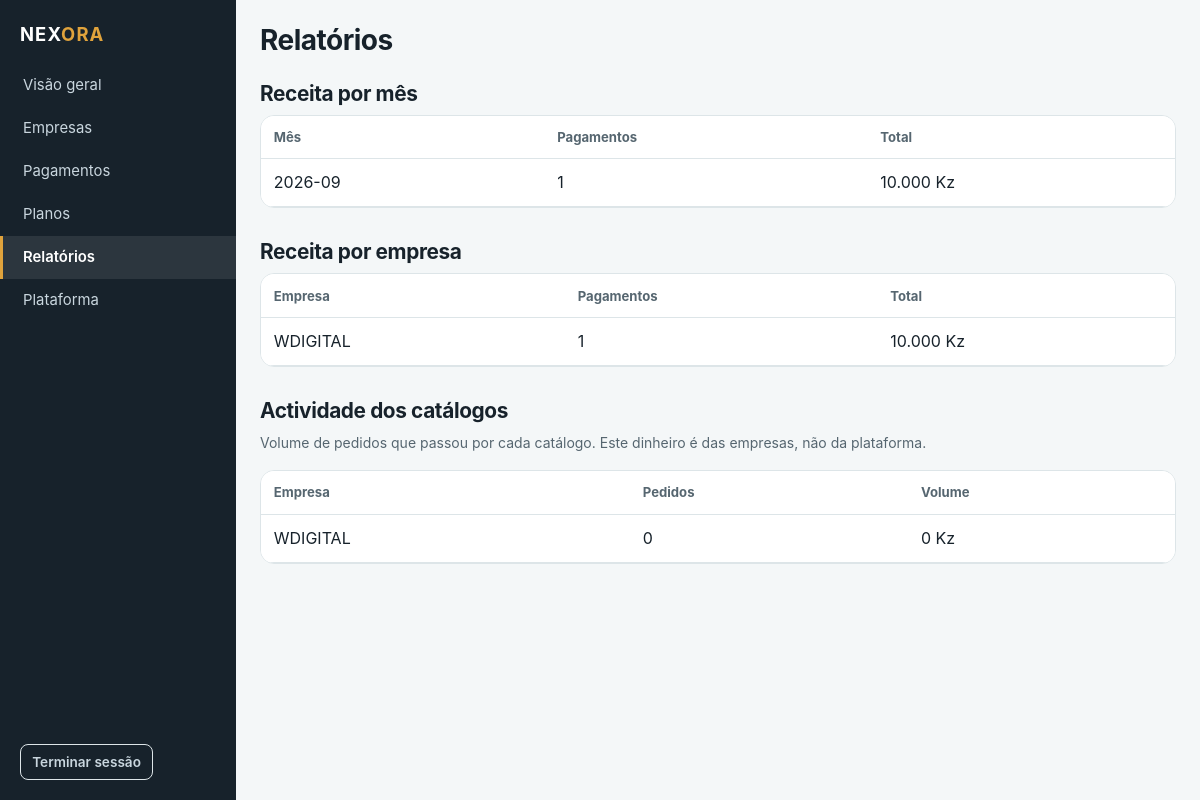
Screenshot of /plataforma/relatorios (signed in) with the database file from the repository.
### tables this page shows
CREATE TABLE businesses (
    id            INTEGER PRIMARY KEY AUTOINCREMENT,
    name          TEXT    NOT NULL,
    slug          TEXT    NOT NULL UNIQUE,
    logo          TEXT,
    cover         TEXT,
    description   TEXT,
    phone         TEXT,
    whatsapp      TEXT,
    address       TEXT,
    opening_hours TEXT,
    -- active | suspended | blocked
    status        TEXT    NOT NULL DEFAULT 'active',
    created_at    TEXT    NOT NULL
);

### blueprints/owner.py (the view)
@bp.route("/relatorios")
def reports():
    por_mes = query(
        """SELECT substr(verified_at, 1, 7) AS mes,
                  COUNT(*) AS n, COALESCE(SUM(amount_cents), 0) AS total
             FROM payments WHERE status = 'approved' AND verified_at IS NOT NULL
            GROUP BY mes ORDER BY mes DESC LIMIT 12""",
        (),
    )
    por_empresa = query(
        """SELECT b.name, COALESCE(SUM(p.amount_cents), 0) AS total, COUNT(p.id) AS n
             FROM businesses b
             LEFT JOIN payments p ON p.business_id = b.id AND p.status = 'approved'
            GROUP BY b.id ORDER BY total DESC""",
        (),
    )
    pedidos = query(
        """SELECT b.name, COUNT(o.id) AS n,
                  COALESCE(SUM(o.total_cents), 0) AS volume
             FROM businesses b LEFT JOIN orders o ON o.business_id = b.id
            GROUP BY b.id ORDER BY n DESC""",
        (),
    )
    return render_template(
        "owner/reports.html", por_mes=por_mes, por_empresa=por_empresa, pedidos=pedidos
    )

### blueprints/owner.py (called while the page is built)
@bp.before_request
@owner_required
def _guard():
    pass

### db.py (called while the page is built)
def get_db():
    if "db" not in g:
        conn = sqlite3.connect(
            current_app.config["DATABASE_PATH"],
            detect_types=sqlite3.PARSE_DECLTYPES,
        )
        conn.row_factory = sqlite3.Row
        conn.execute("PRAGMA foreign_keys = ON")
        conn.execute("PRAGMA journal_mode = WAL")
        g.db = conn
    return g.db

def query(sql, params=(), one=False):
    cur = get_db().execute(sql, params)
    rows = cur.fetchall()
    cur.close()
    if one:
        return rows[0] if rows else None
    return rows

### security.py (called while the page is built)
def load_logged_in_user():
    uid = session.get("user_id")
    g.user = None
    if uid is None:
        return
    user = query(
        "SELECT * FROM users WHERE id = ? AND status = 'active'", (uid,), one=True
    )
    if user is None:
        session.clear()
        return
    g.user = user

def csrf_token():
    if "csrf_token" not in session:
        session["csrf_token"] = secrets.token_urlsafe(32)
    return session["csrf_token"]

def owner_required(view):
    @wraps(view)
    def wrapped(*args, **kwargs):
        user = g.get("user")
        if user is None:
            return redirect(url_for("auth.login", next=request.path))
        if user["role"] != ROLE_OWNER:
            abort(403)
        return view(*args, **kwargs)
    return wrapped

### services.py (called while the page is built)
def fmt_money(cents, currency=None):
    cents = int(cents or 0)
    currency = currency or current_app.config["CURRENCY"]
    inteiro, resto = divmod(abs(cents), 100)
    milhares = f"{inteiro:,}".replace(",", ".")
    txt = milhares if resto == 0 else f"{milhares},{resto:02d}"
    sinal = "-" if cents < 0 else ""
    return f"{sinal}{txt} {currency}"

### templates/owner/reports.html
{% extends "base_admin.html" %}
{% block nav %}{% include "_nav_owner.html" %}{% endblock %}
{% block content %}
<h1>Relatórios</h1>
<h2 style="margin-top:1.5rem">Receita por mês</h2>
<div class="tabela-envolve">
  <table>
    <tr><th>Mês</th><th>Pagamentos</th><th>Total</th></tr>
    {% for m in por_mes %}
      <tr><td>{{ m.mes }}</td><td>{{ m.n }}</td><td>{{ fmt_money(m.total) }}</td></tr>
    {% else %}
      <tr><td colspan="3" class="mudo">Sem pagamentos aprovados.</td></tr>
    {% endfor %}
  </table>
</div>
<h2 style="margin-top:2rem">Receita por empresa</h2>
<div class="tabela-envolve">
  <table>
    <tr><th>Empresa</th><th>Pagamentos</th><th>Total</th></tr>
    {% for e in por_empresa %}
      <tr><td>{{ e.name }}</td><td>{{ e.n }}</td><td>{{ fmt_money(e.total) }}</td></tr>
    {% endfor %}
  </table>
</div>
<h2 style="margin-top:2rem">Actividade dos catálogos</h2>
<p class="mudo pequeno">Volume de pedidos que passou por cada catálogo. Este dinheiro é das empresas, não da plataforma.</p>
<div class="tabela-envolve">
  <table>
    <tr><th>Empresa</th><th>Pedidos</th><th>Volume</th></tr>
    {% for e in pedidos %}
      <tr><td>{{ e.name }}</td><td>{{ e.n }}</td><td>{{ fmt_money(e.volume) }}</td></tr>
    {% endfor %}
  </table>
</div>
{% endblock %}

### static/css/style.css (style rules this page uses)
:root { --verde: #0E6E5E; --verde-fundo: #E6F2EF; --verde-escuro: #0A5346; --ouro: #E0A33C; --ouro-fundo: #FBF0DC; --tinta: #17222B; --tinta-media: #566670; --tinta-fraca: #8A98A1; --superficie: #F4F7F8; --branco: #FFFFFF; --linha: #DDE5E8; --erro: #B3261E; --erro-fundo: #FBE9E7; --r-pq: 8px; --r-md: 14px; --r-gd: 22px; --sombra: 0 1px 2px rgba(23, 34, 43, .06), 0 8px 24px -12px rgba(23, 34, 43, .18); --largura: 1080px; }
* { box-sizing: border-box; }
html { -webkit-text-size-adjust: 100%; }
body { margin: 0; font-family: -apple-system, BlinkMacSystemFont, "Segoe UI", Roboto, "Helvetica Neue", Arial, sans-serif; font-size: 16px; line-height: 1.55; color: var(--tinta); background: var(--superficie); }
h1, h2, h3, h4 { line-height: 1.2; margin: 0 0 .5rem; letter-spacing: -.018em; }
h1 { font-size: 1.75rem; font-weight: 700; }
h2 { font-size: 1.3rem; font-weight: 650; }
p { margin: 0 0 1rem; }
.mudo { color: var(--tinta-media); }
.pequeno { font-size: .875rem; }
table { width: 100%; border-collapse: collapse; background: var(--branco); }
th, td { padding: .7rem .8rem; text-align: left; border-bottom: 1px solid var(--linha); }
th { font-size: .82rem; color: var(--tinta-media); font-weight: 650; }
.tabela-envolve { overflow-x: auto; border: 1px solid var(--linha); border-radius: var(--r-md); background: var(--branco); }

### rows the page displays
businesses: name "WDIGITAL", n "1", fmt_money "10.000 Kz", n "0", fmt_money "0 Kz"

### other values shown
{{ m.mes }} "2026-09"
{{ m.n }} "1"
{{ fmt_money(m.total) }} "10.000 Kz"
